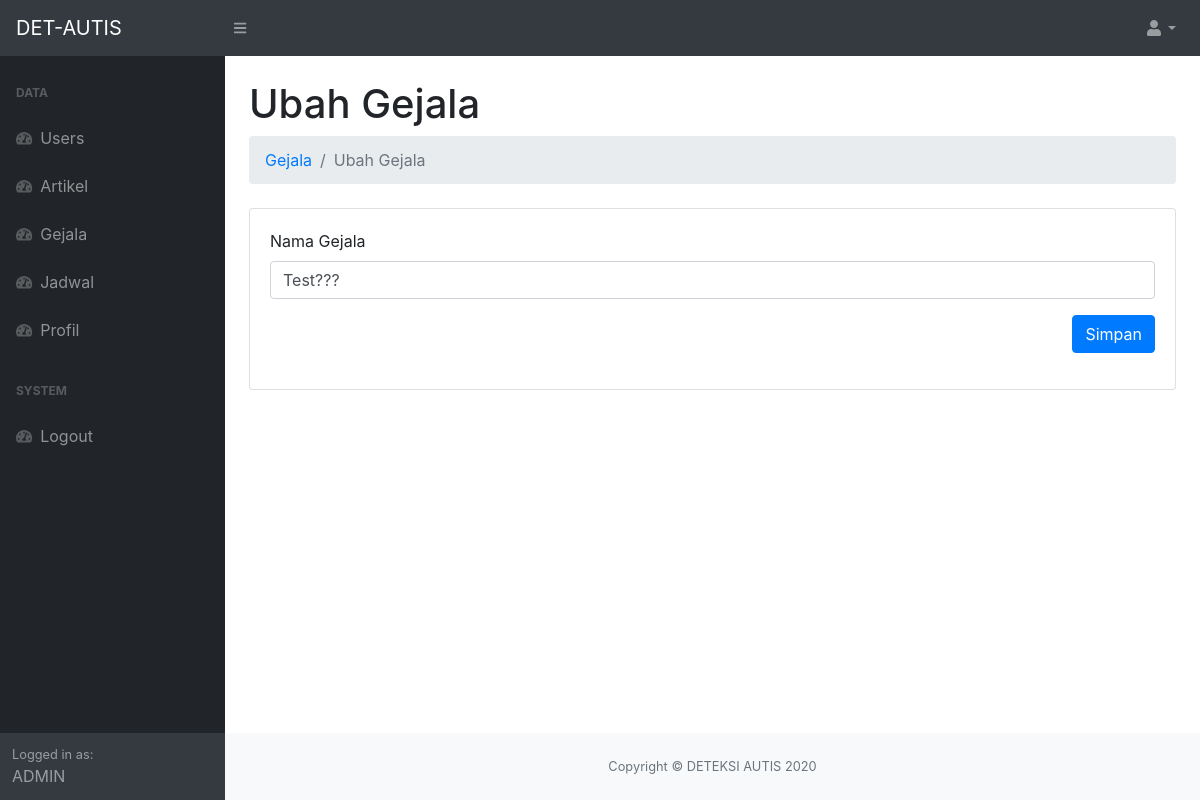
Page /admin/index.php?page=gejala-ubah&id=71 (signed in) on the earlier database version.
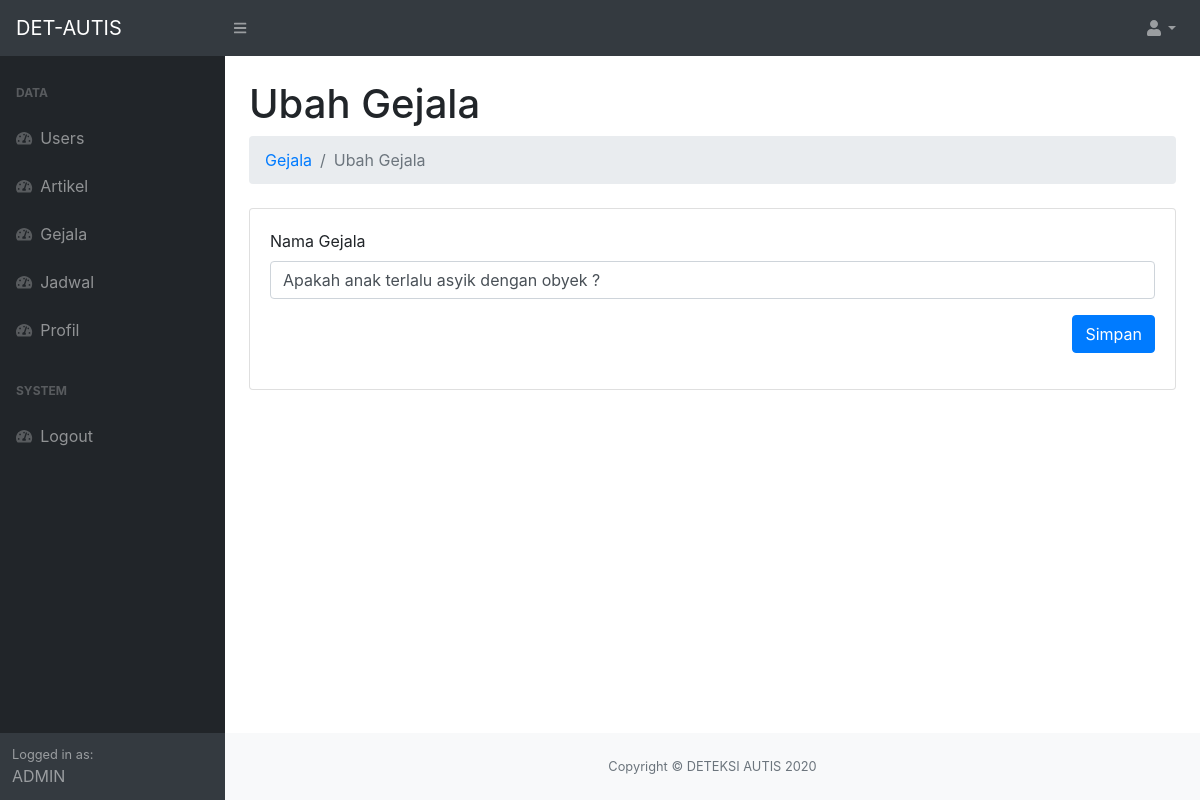
Same page on the later database version.
### tables this page shows
CREATE TABLE `gejala` (
  `id` int(11) NOT NULL,
  `nama_gejala` varchar(100) NOT NULL,
  `jawaban` tinyint(1) NOT NULL DEFAULT 1
);

### admin/Gejala/ubah.php (the view, shortened to what this page needs)
<?php $id = $_GET['id'] ?>
<?php $getGejala = $koneksi->query("SELECT * FROM gejala WHERE id = '$id'") ?>
<?php $dataGejala = $getGejala->fetch_assoc() ?>
<div class="container-fluid">
    <h1 class="mt-4">Ubah Gejala</h1>
    <ol class="breadcrumb mb-4">
        <li class="breadcrumb-item"><a href="?page=gejala">Gejala</a></li>
        <li class="breadcrumb-item active">Ubah Gejala</li>
    </ol>
    <div class="card mb-4">
        <div class="card-body">
            <form action="" method="post">
                <div class="form-group">
                    <label for="">Nama Gejala</label>
                    <input type="text" name="namaGejala" class="form-control" value="<?= $dataGejala['nama_gejala'] ?>">
                </div>
                <div class="form-group text-right">
                    <button type="submit" name="simpan" class="btn btn-primary">Simpan</button>
                </div>
            </form>
        </div>
    </div>
</div>

Differences in the rows shown:
changed gejala: namaGejala "Test???" → "Apakah anak terlalu asyik dengan obyek ?"
